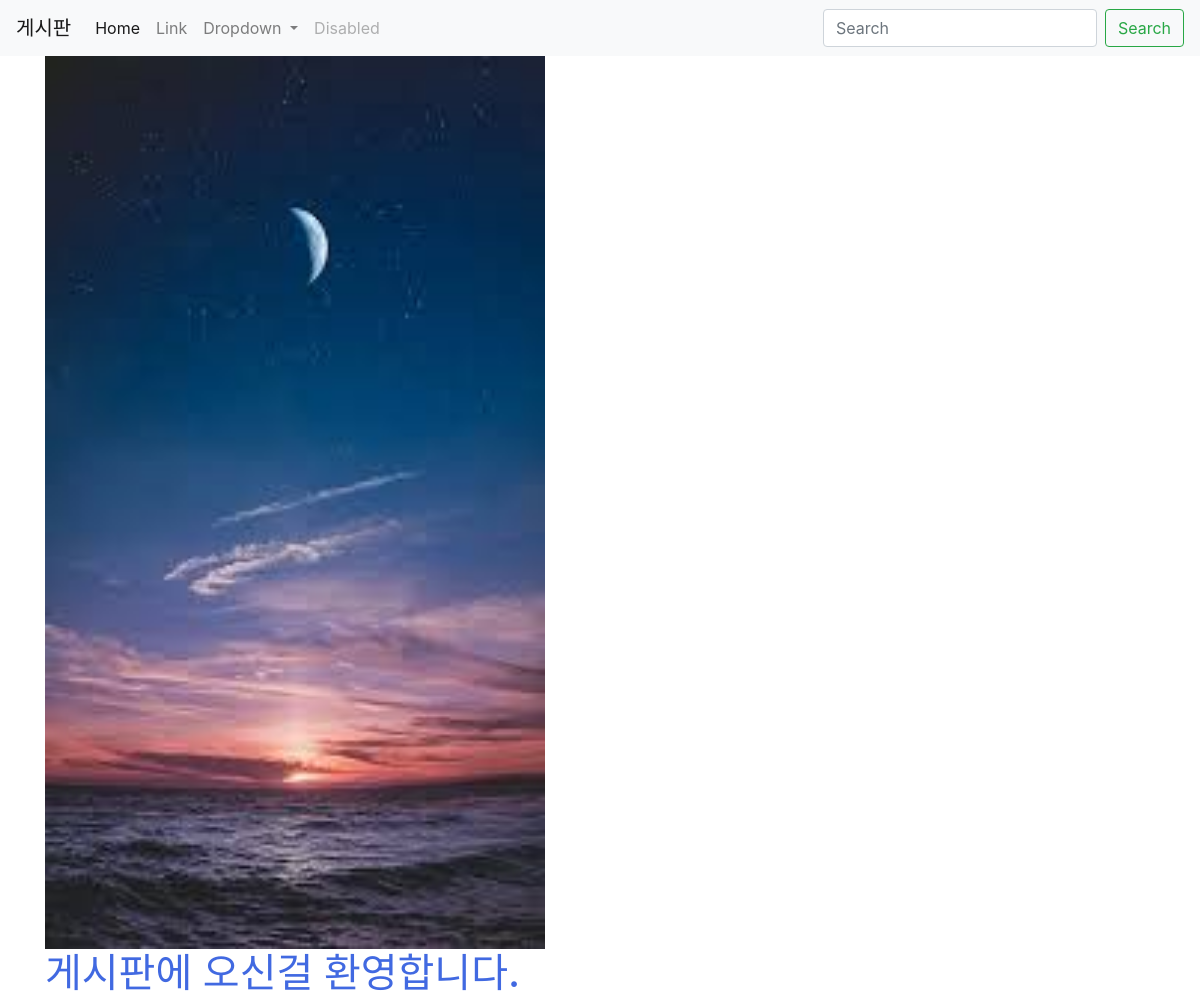
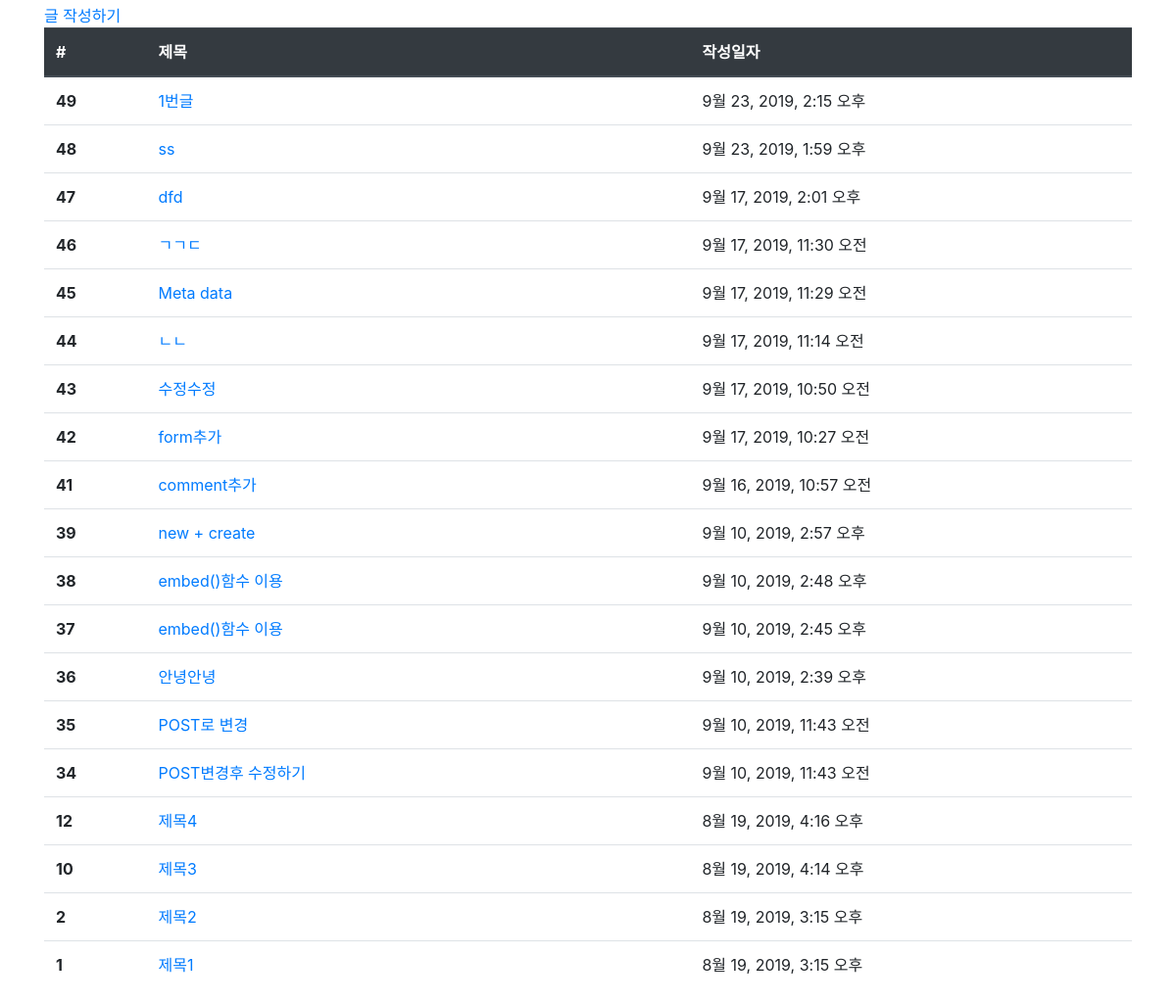
The page /articles/ on the database as committed earlier (2 pictures, top to bottom).
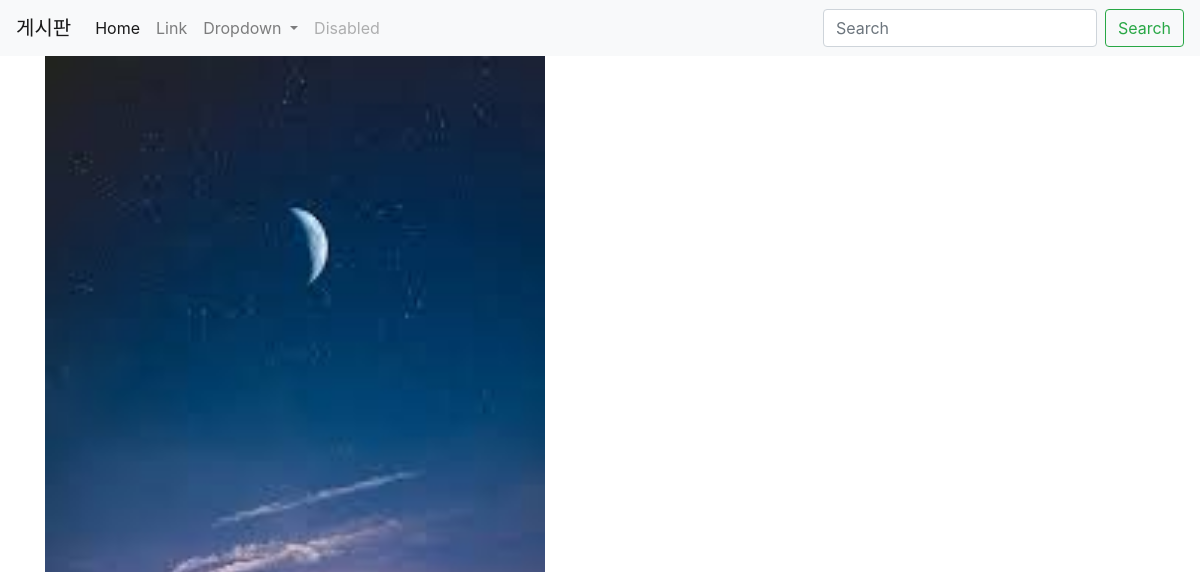
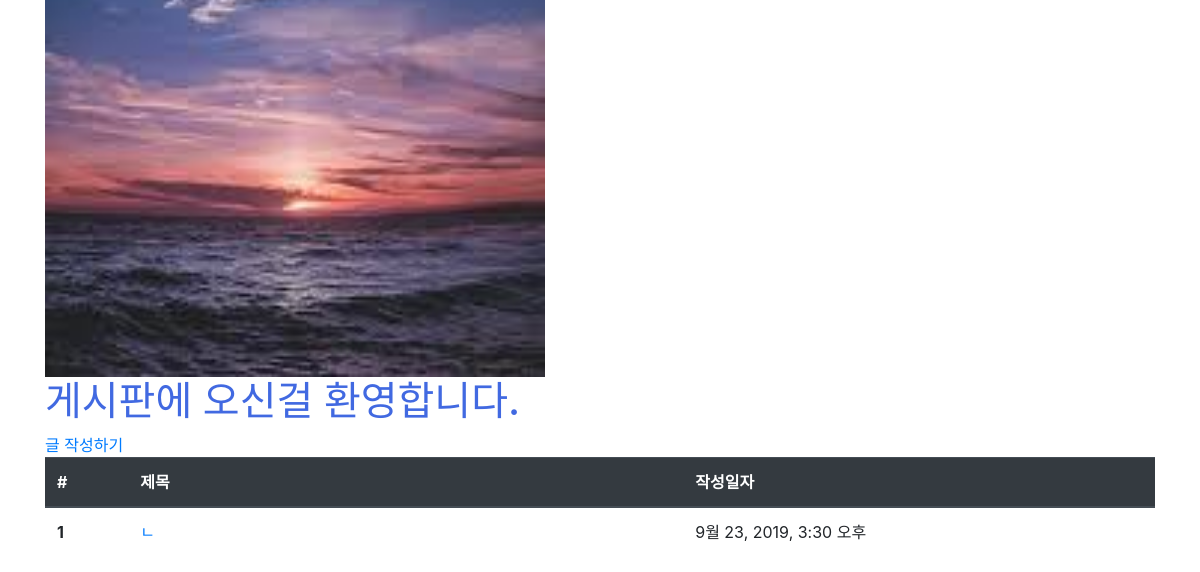
The same page on the database as committed later (2 pictures, top to bottom).
### articles/models.py (models this page shows, shortened)
class Article(models.Model):
    title = models.CharField(max_length=10)
    content = models.TextField()
    image = models.ImageField(blank=True)
    image_thumbnail = ImageSpecField(
        processors=[ResizeToFit(300, 300)],
        format='JPEG',
        options={'quality': 80}
    )
    created_at = models.DateTimeField(auto_now_add=True)
    updated_at = models.DateTimeField(auto_now=True)

### articles/views.py (the view)
# urls.py: path('', views.index, name='index'),
def index(request):
    articles = Article.objects.order_by('-id')
    context = {
        'articles' : articles
    }
    return render(request, 'articles/index.html', context)

### articles/templates/articles/index.html (shortened to what this page needs)
{% extends 'articles/base.html' %}
{% load static %}
{% block css %}
<link rel="stylesheet" href="{% static 'articles/style.css' %}">
{% endblock %}
{% block body %}
  <img src="{% static 'articles/bg.jpg'%}" alt="배경" width="500">
  <h1 class="title">게시판에 오신걸 환영합니다.</h1>
  <a href="{% url 'articles:create' %}">글 작성하기</a>
  <table class="table">
  <thead class="thead-dark">
    <tr>
      <th scope="col">#</th>
      <th scope="col">제목</th>
      <th scope="col">작성일자</th>
    </tr>
  </thead>
  <tbody>
  {% for article in articles %}
    <tr>
      <th scope="row">{{ article.id }}</th>
      <td>
      <a href="{% url 'articles:detail' article.pk %}">{{ article.title }}</a>
      </td>
      <td>{{ article.created_at }}</td>
    </tr>
    {% endfor %}
  </tbody>
</table>
{% endblock %}

### articles/templates/articles/base.html (shortened to what this page needs)
{% load static %}
<!DOCTYPE html>
<html lang="ko">
<head>
  <link rel="stylesheet" href="{% static 'bootstrap/css/bootstrap.min.css' %}">
  {% block css %}{% endblock %}
</head>
<body>
  <nav class="navbar navbar-expand-lg navbar-light bg-light">
    <a class="navbar-brand" href="#">게시판</a>
    <div class="collapse navbar-collapse" id="navbarSupportedContent">
      <ul class="navbar-nav mr-auto">
        <li class="nav-item active">
          <a class="nav-link" href="#">Home <span class="sr-only">(current)</span></a>
        </li>
        <li class="nav-item">
          <a class="nav-link" href="#">Link</a>
        </li>
        <li class="nav-item dropdown">
          <a class="nav-link dropdown-toggle" href="#" id="navbarDropdown" role="button" data-toggle="dropdown" aria-haspopup="true" aria-expanded="false">
            Dropdown
          </a>
        </li>
        <li class="nav-item">
          <a class="nav-link disabled" href="#" tabindex="-1" aria-disabled="true">Disabled</a>
        </li>
      </ul>
      <form class="form-inline my-2 my-lg-0">
        <input class="form-control mr-sm-2" type="search" placeholder="Search" aria-label="Search">
        <button class="btn btn-outline-success my-2 my-sm-0" type="submit">Search</button>
      </form>
    </div>
  </nav>
  <div class="container">
    {% block body %}
    {% endblock %}
  </div>
</body>
</html>

### articles/static/articles/style.css (style rules this page uses)
.title { color: royalblue; }

### articles/templates/articles/index.html (style rules this page uses)
tr > th:nth-of-type(2) { width: 50%;% }

Rows that differ between the two databases and show on the page:
removed Article: id "49", title "1번글", created_at "9월 23, 2019, 2:15 오후"
removed Article: id "48", title "ss", created_at "9월 23, 2019, 1:59 오후"
removed Article: id "47", title "dfd", created_at "9월 17, 2019, 2:01 오후"
removed Article: id "46", title "ㄱㄱㄷ", created_at "9월 17, 2019, 11:30 오전"
removed Article: id "45", title "Meta data", created_at "9월 17, 2019, 11:29 오전"
removed Article: id "44", title "ㄴㄴ", created_at "9월 17, 2019, 11:14 오전"
removed Article: id "43", title "수정수정", created_at "9월 17, 2019, 10:50 오전"
removed Article: id "42", title "form추가", created_at "9월 17, 2019, 10:27 오전"
removed Article: id "41", title "comment추가", created_at "9월 16, 2019, 10:57 오전"
removed Article: id "39", title "new + create", created_at "9월 10, 2019, 2:57 오후"
removed Article: id "38", title "embed()함수 이용", created_at "9월 10, 2019, 2:48 오후"
removed Article: id "37", title "embed()함수 이용", created_at "9월 10, 2019, 2:45 오후"
removed Article: id "36", title "안녕안녕", created_at "9월 10, 2019, 2:39 오후"
removed Article: id "35", title "POST로 변경", created_at "9월 10, 2019, 11:43 오전"
removed Article: id "34", title "POST변경후 수정하기", created_at "9월 10, 2019, 11:43 오전"
removed Article: id "12", title "제목4", created_at "8월 19, 2019, 4:16 오후"
removed Article: id "10", title "제목3", created_at "8월 19, 2019, 4:14 오후"
removed Article: id "2", title "제목2", created_at "8월 19, 2019, 3:15 오후"
changed Article id 1: title "제목1" → "ㄴ"; created_at "8월 19, 2019, 3:15 오후" → "9월 23, 2019, 3:30 오후"
